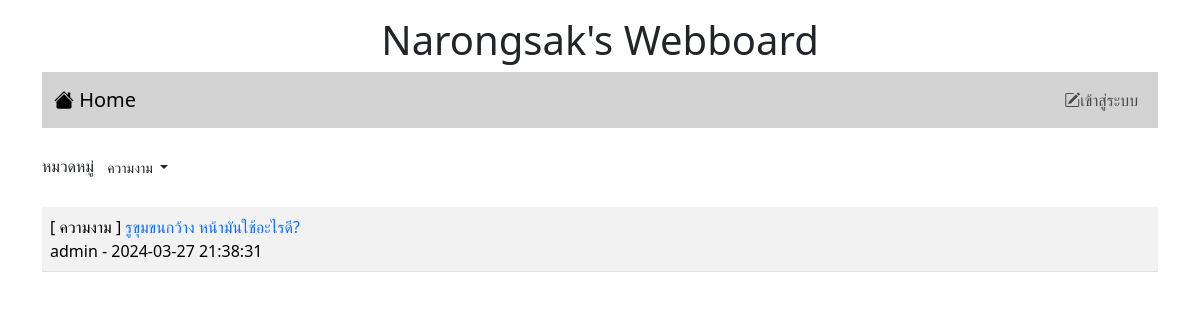
Screenshot of /Index.php?id=4 with the database file from the repository.
### tables this page shows
CREATE TABLE `category` (
  `id` int(11) NOT NULL,
  `name` varchar(32) NOT NULL
);

CREATE TABLE `post` (
  `id` int(11) NOT NULL,
  `title` varchar(128) NOT NULL,
  `content` varchar(2048) NOT NULL,
  `post_date` datetime NOT NULL,
  `cat_id` int(11) NOT NULL,
  `user_id` int(11) NOT NULL
);

CREATE TABLE `user` (
  `id` int(11) NOT NULL,
  `login` varchar(32) NOT NULL,
  `password` varchar(64) NOT NULL,
  `name` varchar(64) NOT NULL,
  `gender` char(1) NOT NULL,
  `email` varchar(32) NOT NULL,
  `role` char(1) NOT NULL
);

### index.php (the view, shortened to what this page needs)
<!DOCTYPE html>
<html lang="en">
<head>
    <link href="https://cdn.jsdelivr.net/npm/bootstrap@5.3.2/dist/css/bootstrap.min.css" rel="stylesheet">
    <link rel="stylesheet" href="https://cdn.jsdelivr.net/npm/bootstrap-icons@1.11.3/font/bootstrap-icons.min.css">
</head>
<body>
    <div class="container-lg">
        <h1 style="text-align: center;" class="mt-3">Narongsak's Webboard</h1>
        <?php include "nav.php" ?>
        <div class="mt-4 d-flex justify-content-between">
            <div>
                <lable>หมวดหมู่</lable>
                <span class="dropdown">
                    <?php
                    $conn = new PDO("mysql:host=localhost;dbname=webboard;charset=utf8", "root", "");
                    ?>
                    <button class="btn btn-white-50 btn-sm dropdown-toggle" type="button" data-bs-toggle="dropdown" aria-expanded="false">
                        <?php
                        if (isset($_GET['id'])) {
                            $sql = "SELECT name FROM category WHERE id=$_GET[id]";
                            foreach ($conn->query($sql) as $row)
                                echo "$row[name]";
                        } else {
                            echo "--ทั้งหมด--";
                        }
                        ?>
                    </button>
                        <?php
                        $sql = "SELECT * FROM category";
                        ?>
                </span>
            </div>
        </div>
        <table class="table table-striped mt-4 ">
            <?php
            $conn = new PDO("mysql:host=localhost;dbname=webboard;charset=utf8", "root", "");
            if (isset($_GET['id'])) {
                $sql = "SELECT t3.name,t1.title,t1.id,t2.login,t1.post_date,t2.id as 'user_id' FROM post as t1
            INNER JOIN user as t2 ON (t1.user_id=t2.id)
            INNER JOIN category as t3 ON (t1.cat_id=t3.id)
            WHERE t1.cat_id=$_GET[id]
            ORDER BY t1.post_date DESC";
            } else {
                $sql = "SELECT t3.name,t1.title,t1.id,t2.login,t1.post_date,t2.id as 'user_id' FROM post as t1
            INNER JOIN user as t2 ON (t1.user_id=t2.id)
            INNER JOIN category as t3 ON (t1.cat_id=t3.id)
            ORDER BY t1.post_date DESC";
            }
            $result = $conn->query($sql);
            while ($row = $result->fetch()) {
                echo "<tr><td class='d-flex'>
            <div class='flex-grow-1'>[ $row[0] ]<a href=post.php?id=$row[2]
            style=text-decoration:none> $row[1]</a><br>$row[3] - $row[4]</div>";
            }
            ?>
        </table>
    </div>
</body>
</html>

### rows the page displays
category: name "ความงาม"
post: category.name "ความงาม", title "รูขุมขนกว้าง หน้ามันใช้อะไรดี?", user.login "admin", post_date "2024-03-27 21:38:31"
